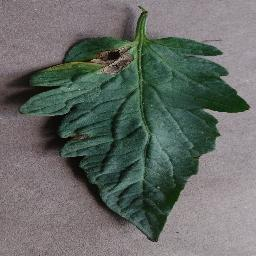
#> input picture Tomato/Train/Early Blight/3754ec0a-13b7-40c5-9839-b7499b6c365b___RS_Erly.B 7449_flipTB.JPG, 256 x 256 px; its folder holds only this picture in this run
$ python trucquandata.py
#> lines starting #> are read from the running program, lines starting #| are printed output that depends on the picture
import matplotlib.pyplot as plt
import os
import numpy as np
from PIL import Image
from collections import Counter

# Tắt chế độ interactive để hiển thị tất cả 1 lần
plt.ioff()

def plot_class_distribution(train_dir):
    """
    Vẽ biểu đồ phân bố số lượng ảnh theo từng class
    """
#> called with train_dir = 'Tomato/Train'
    classes = [d for d in os.listdir(train_dir) if os.path.isdir(os.path.join(train_dir, d))]
    class_counts = {}

    for cls in classes:
        class_path = os.path.join(train_dir, cls)
        image_files = [f for f in os.listdir(class_path)
                      if f.lower().endswith(('.jpg', '.jpeg', '.png', '.bmp'))]
        class_counts[cls] = len(image_files)

    # Sắp xếp theo số lượng
    sorted_classes = sorted(class_counts.items(), key=lambda x: x[1], reverse=True)
    classes_names = [x[0].replace('Tomato_', '').replace('_', ' ') for x in sorted_classes]
    counts = [x[1] for x in sorted_classes]

    # Vẽ biểu đồ
    plt.figure(figsize=(14, 6))
    colors = plt.cm.viridis(np.linspace(0, 1, len(classes_names)))
    bars = plt.bar(range(len(classes_names)), counts, color=colors, edgecolor='black', linewidth=1.5)

    plt.xlabel('Classes', fontsize=12, fontweight='bold')
    plt.ylabel('Số lượng ảnh', fontsize=12, fontweight='bold')
    plt.title('📊 Phân Bố Số Lượng Ảnh Theo Class (Train)', fontsize=14, fontweight='bold')
    plt.xticks(range(len(classes_names)), classes_names, rotation=45, ha='right')
    plt.grid(axis='y', alpha=0.3, linestyle='--')

    # Thêm số lượng lên trên mỗi cột
    for i, (bar, count) in enumerate(zip(bars, counts)):
        plt.text(bar.get_x() + bar.get_width()/2, bar.get_height() + 10,
                str(count), ha='center', va='bottom', fontweight='bold')

    plt.tight_layout()
    plt.show()
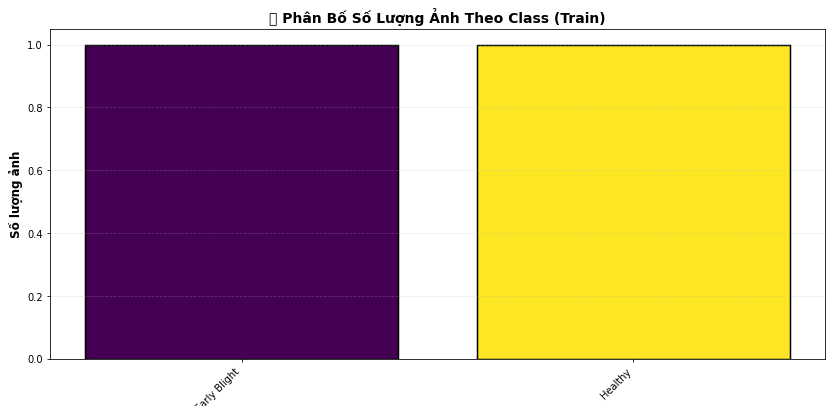
#> figure drawn by matplotlib, 1 panel

    # In thống kê
    print("\n" + "="*60)
    print("📈 THỐNG KÊ DATASET TRAIN")
    print("="*60)
    total = sum(counts)
    print(f"Tổng số classes: {len(classes_names)}")
    print(f"Tổng số ảnh: {total}")
    print(f"Trung bình mỗi class: {total/len(classes_names):.1f} ảnh")
    print(f"Min: {min(counts)} ảnh")
    print(f"Max: {max(counts)} ảnh")
    print("\nChi tiết từng class:")
    for name, count in sorted_classes:
        print(f"  • {name.replace('Tomato_', ''):35s}: {count:4d} ảnh ({count/total*100:5.2f}%)")
    print("="*60)

def plot_sample_images(train_dir, images_per_class=3):
    """
    Hiển thị mẫu ảnh từ mỗi class
    """
#> called with train_dir = 'Tomato/Train', images_per_class = 3
    classes = sorted([d for d in os.listdir(train_dir) if os.path.isdir(os.path.join(train_dir, d))])

    nrows = len(classes)
    ncols = images_per_class

    fig, axes = plt.subplots(nrows, ncols, figsize=(ncols*4, nrows*3))

    if nrows == 1:
        axes = [axes]

    for row, cls in enumerate(classes):
        class_path = os.path.join(train_dir, cls)
        image_files = [f for f in os.listdir(class_path)
                      if f.lower().endswith(('.jpg', '.jpeg', '.png', '.bmp'))]

        # Lấy ngẫu nhiên
        sample_images = np.random.choice(image_files, min(images_per_class, len(image_files)), replace=False)

        for col, img_file in enumerate(sample_images):
            img_path = os.path.join(class_path, img_file)
            img = Image.open(img_path)
#> img is the input picture: PIL image 256x256 RGB; mean R, G, B 101.2, 106.7, 102

            if ncols == 1:
                ax = axes[row]
            else:
                ax = axes[row, col]

            ax.imshow(img)
            ax.axis('off')

            if col == 0:
                class_name = cls.replace('Tomato_', '').replace('_', ' ')
                ax.set_title(f'{class_name}', fontsize=12, fontweight='bold', loc='left')

    plt.suptitle('🖼️ Mẫu Ảnh Từ Mỗi Class', fontsize=16, fontweight='bold', y=0.995)
    plt.tight_layout()
    plt.show()
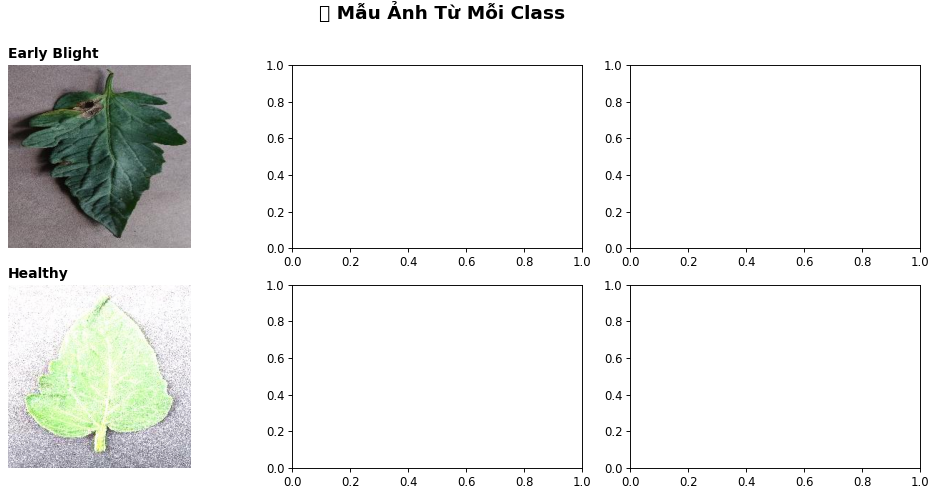
#> figure drawn by matplotlib, 2 panels

def plot_image_sizes(train_dir, sample_size=100):
    """
    Phân tích kích thước ảnh trong dataset
    """
#> called with train_dir = 'Tomato/Train', sample_size = 200
    widths = []
    heights = []

    classes = [d for d in os.listdir(train_dir) if os.path.isdir(os.path.join(train_dir, d))]

    print("Đang phân tích kích thước ảnh...")
    for cls in classes:
        class_path = os.path.join(train_dir, cls)
        image_files = [f for f in os.listdir(class_path)
                      if f.lower().endswith(('.jpg', '.jpeg', '.png', '.bmp'))]

        # Lấy mẫu ngẫu nhiên
        samples = np.random.choice(image_files, min(sample_size, len(image_files)), replace=False)

        for img_file in samples:
            try:
                img_path = os.path.join(class_path, img_file)
                with Image.open(img_path) as img:
                    widths.append(img.width)
                    heights.append(img.height)
            except:
                continue

    # Vẽ biểu đồ
    fig, axes = plt.subplots(1, 3, figsize=(15, 4))

    # Histogram width
    axes[0].hist(widths, bins=30, color='skyblue', edgecolor='black')
    axes[0].set_xlabel('Width (pixels)')
    axes[0].set_ylabel('Frequency')
    axes[0].set_title('Phân Bố Width')
    axes[0].axvline(np.mean(widths), color='red', linestyle='--', label=f'Mean: {np.mean(widths):.0f}')
    axes[0].legend()

    # Histogram height
    axes[1].hist(heights, bins=30, color='lightcoral', edgecolor='black')
    axes[1].set_xlabel('Height (pixels)')
    axes[1].set_ylabel('Frequency')
    axes[1].set_title('Phân Bố Height')
    axes[1].axvline(np.mean(heights), color='red', linestyle='--', label=f'Mean: {np.mean(heights):.0f}')
    axes[1].legend()

    # Scatter plot
    axes[2].scatter(widths, heights, alpha=0.5, color='green')
    axes[2].set_xlabel('Width (pixels)')
    axes[2].set_ylabel('Height (pixels)')
    axes[2].set_title('Width vs Height')
    axes[2].plot([0, max(widths)], [0, max(widths)], 'r--', alpha=0.5, label='Square')
    axes[2].legend()

    plt.suptitle('📐 Phân Tích Kích Thước Ảnh', fontsize=14, fontweight='bold')
    plt.tight_layout()
    plt.show()
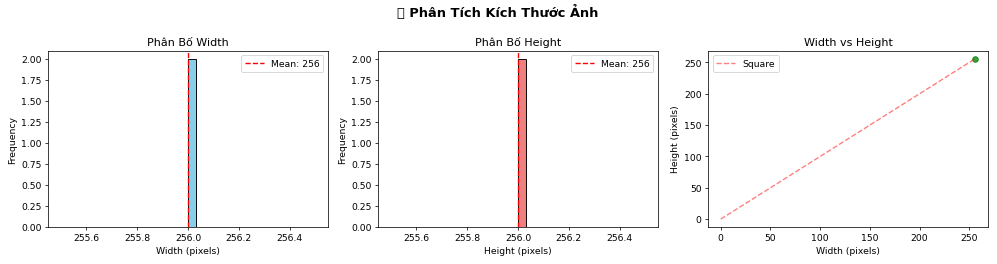
#> figure drawn by matplotlib, 3 panels; panel 1: tallest bar 2 high, from x = 256 to 256; panel 2: tallest bar 2 high, from x = 256 to 256

    print(f"\n📊 Thống kê kích thước ({len(widths)} ảnh):")
#| 📊 Thống kê kích thước (2 ảnh):
    print(f"Width:  Min={min(widths)}, Max={max(widths)}, Mean={np.mean(widths):.1f}, Std={np.std(widths):.1f}")
#| Width:  Min=256, Max=256, Mean=256.0, Std=0.0
    print(f"Height: Min={min(heights)}, Max={max(heights)}, Mean={np.mean(heights):.1f}, Std={np.std(heights):.1f}")
#| Height: Min=256, Max=256, Mean=256.0, Std=0.0

# ==========================================
# MAIN - Chạy tất cả phân tích
# ==========================================
if __name__ == "__main__":
    train_dir = "Tomato/Train"

    print("🚀 Bắt đầu trực quan hóa dữ liệu Train...")
    print()

    # 1. Phân bố classes
    plot_class_distribution(train_dir)

    # 2. Mẫu ảnh từ mỗi class
    plot_sample_images(train_dir, images_per_class=3)

    # 3. Phân tích kích thước
    plot_image_sizes(train_dir, sample_size=200)

    print("\n✅ Hoàn tất trực quan hóa!")
    print("💡 Đóng cửa sổ biểu đồ để kết thúc chương trình.")

    # Hiển thị tất cả biểu đồ cùng lúc
    plt.show()
